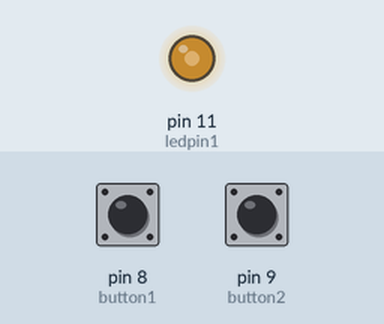
Simulated run of this sketch. Board: Arduino Uno, built with avr-gcc and run on an emulated ATmega328P. Shown: output pins drawn as LEDs (lit = HIGH). The inputs (shaded band) are chosen by the test bench; at power-on: pin 8 (button1) HIGH, pin 9 (button2) HIGH.

Above: at 1.8 s.
1.9 s: pin 8 (button1) pulled LOW for 3.2 s
At 5.8 s:
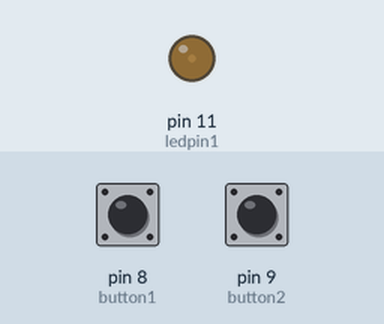
6.6 s: pin 8 (button1) pulled LOW for 1 s
At 7.3 s:
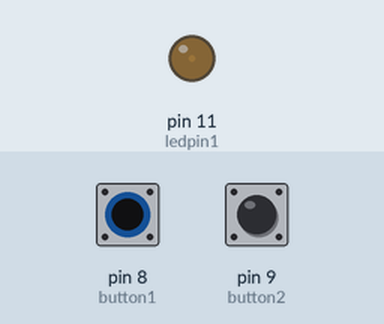
9.1 s: pin 9 (button2) pulled LOW for 3.2 s
At 11.9 s:
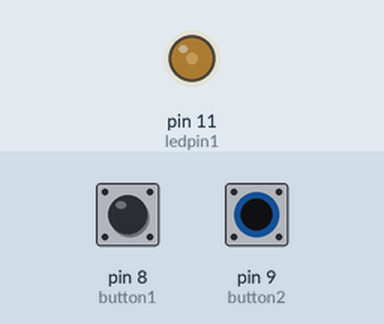
13.8 s: pin 9 (button2) pulled LOW for 3.2 s
At 16.9 s:
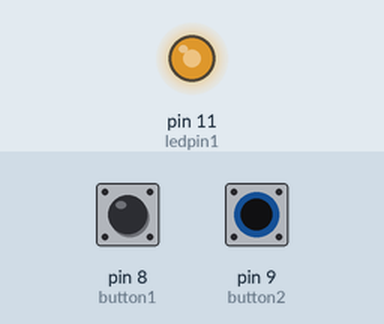
18.5 s: pin 9 (button2) pulled LOW for 0.6 s
At 18.9 s:
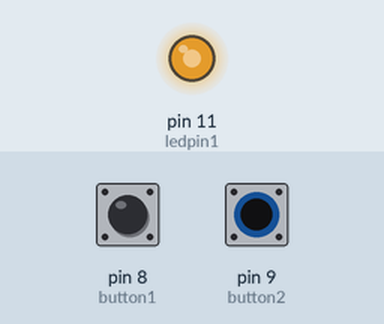
Timing chart, 0 to 21.5 s (numbered marks = the images above; inputs shaded):
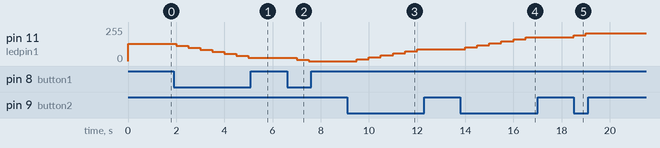

The sketch:

ledbrightness.ino
```cpp
int ledpin1 = 11;
int button1 = 8;
int button2 = 9;
int reading = 0;
int ledbrightness = 128;

void setup() {
  // put your setup code here, to run once:
  pinMode(ledpin1, OUTPUT);
  pinMode(button1, INPUT_PULLUP);
  pinMode(button2, INPUT_PULLUP);

}

void loop() {
  // put your main code here, to run repeatedly:
  if(digitalRead(button1) == LOW)
  {
    ledbrightness -= 15;
  }
  else if(digitalRead(button2) == LOW)
  {
    ledbrightness += 15;
  }
  ledbrightness = constrain(ledbrightness, 0, 255);
  analogWrite(ledpin1, ledbrightness);
  delay(500);

}
```

Measured:
- after the input at 1.9 s, pin 11 (ledpin1): moves from 128/255 to 23/255 over 3.0 s, starting after 0.10 s
- after the input at 6.6 s, pin 11 (ledpin1): 23/255 → 8/255 after 0.40 s, → 0/255 0.50 s later
- after the input at 9.1 s, pin 11 (ledpin1): moves from 0/255 to 90/255 over 2.5 s, starting after 0.40 s
- after the input at 13.8 s, pin 11 (ledpin1): moves from 90/255 to 180/255 over 2.5 s, starting after 0.20 s
- after the input at 18.5 s, pin 11 (ledpin1): 180/255 → 195/255 at once, → 210/255 0.50 s later
